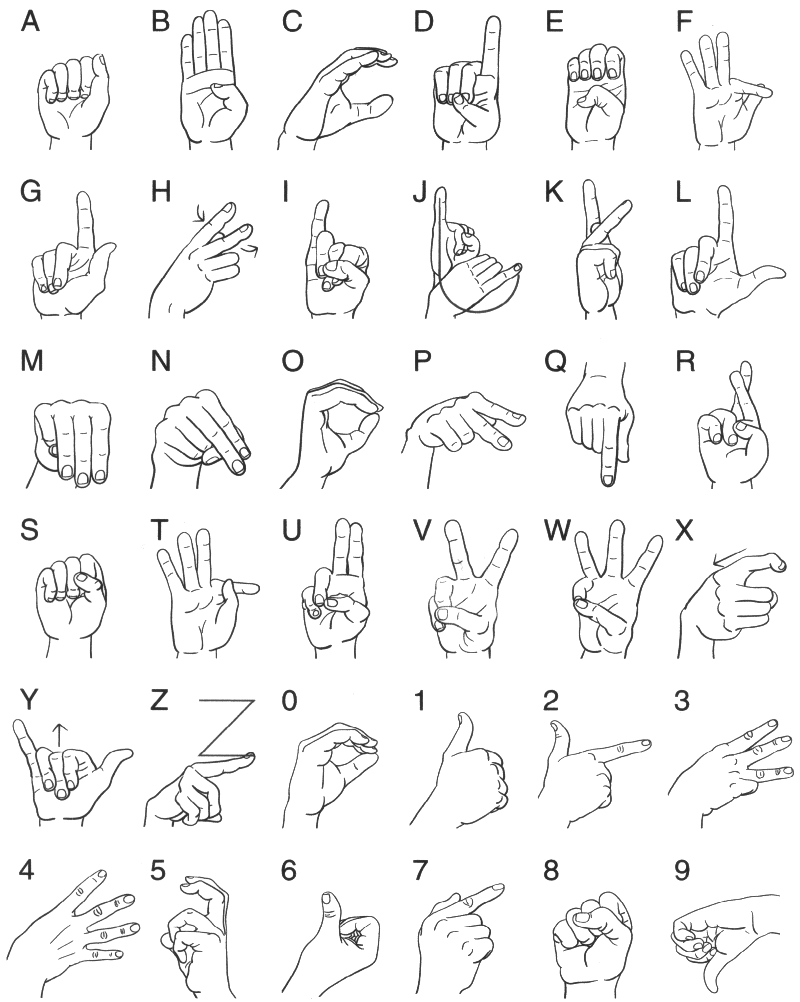
#> input picture dataset/alfabeto-libras.jpg, 800 x 1002 px, given in place of the camera
$ python test_roi.py
#> lines starting #> are read from the running program, lines starting #| are printed output that depends on the picture; after the words box and inside, x2 and y2 are one past the last pixel; in counts of white or black regions, pixels touching at a corner belong together
import numpy as np
import cv2

ESC = 27
cap_region_x_begin = 0.6  # start point/total width
cap_region_y_end = 0.8  # start point/total width

# open web cam
camera = cv2.VideoCapture(0)

while camera.isOpened():
    ret, frame = camera.read()
#> frame is the input picture: shape (1002, 800, 3); min 32, max 255, mean 244.8
    frame = cv2.flip(frame, 1) #flip the frame horizontally
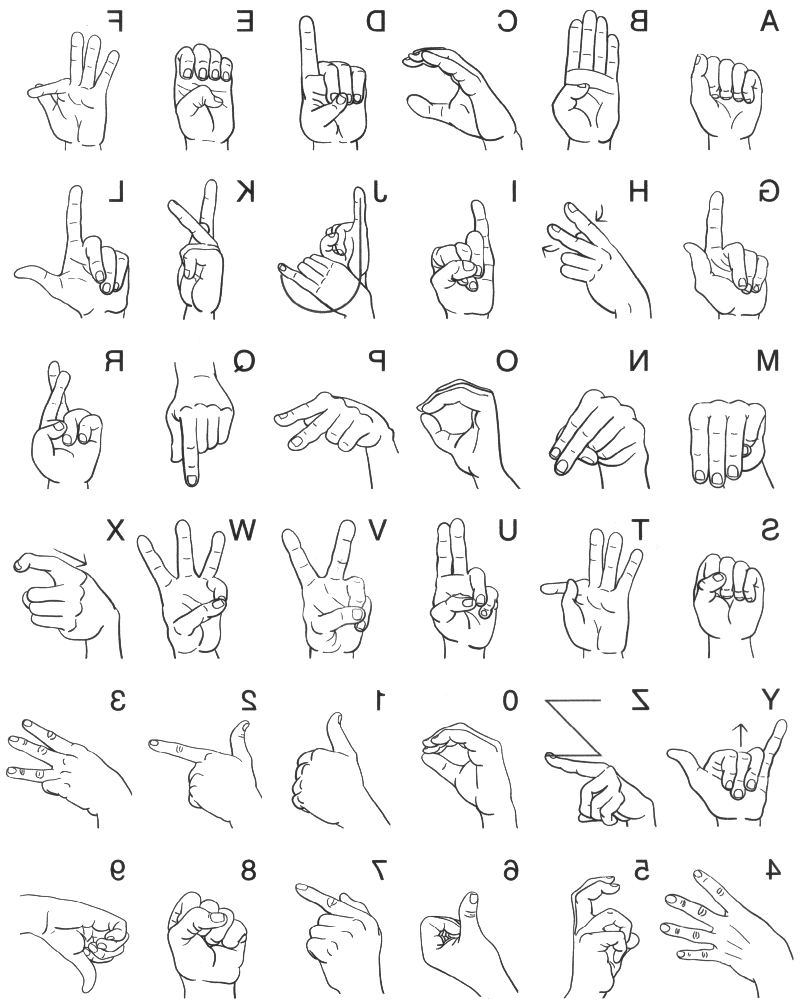
#> frame: shape (1002, 800, 3); min 32, max 255, mean 244.8

   # REGION OF INTEREST - ROI
   # cv2.rectangle(img, (x1, y1), (x2, y2), color)
    cv2.rectangle(frame,(int(cap_region_x_begin * frame.shape[1]),10), (frame.shape[1],int(cap_region_y_end * frame.shape[0])), (122, 10, 100))
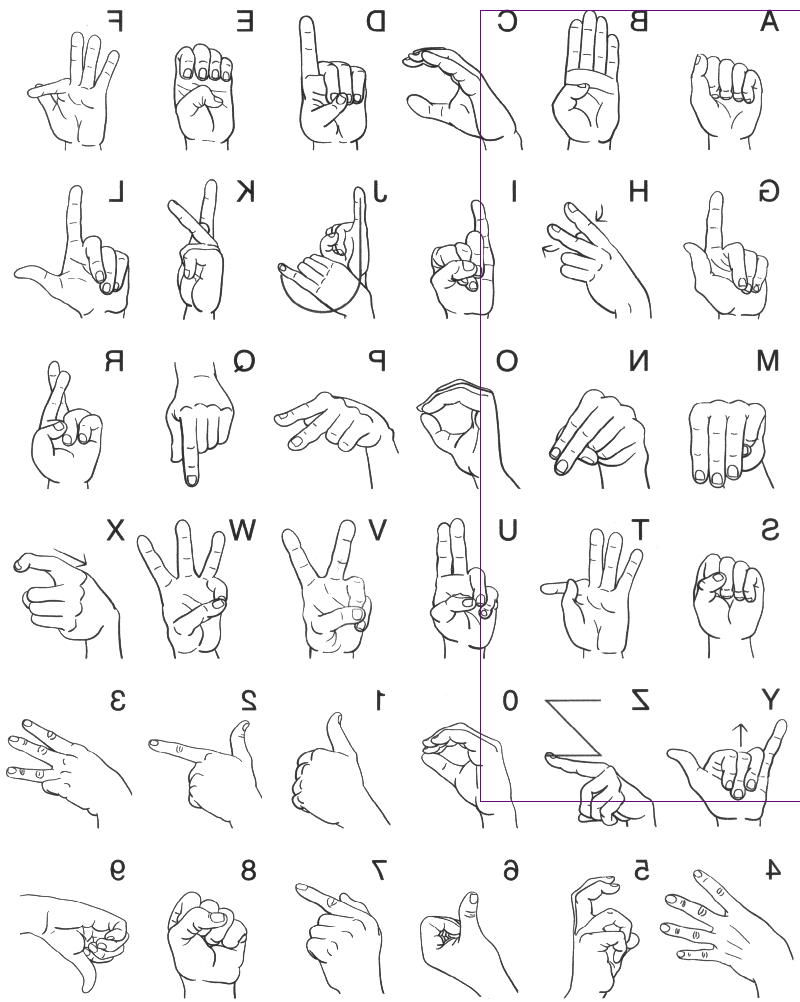
#> frame: shape (1002, 800, 3); 0.18% of pixels changed, all inside (x1, y1, x2, y2) = (480, 10, 800, 802)


    roi = frame[10:int(cap_region_y_end * frame.shape[0]),
                    int(cap_region_x_begin * frame.shape[1]):frame.shape[1]]
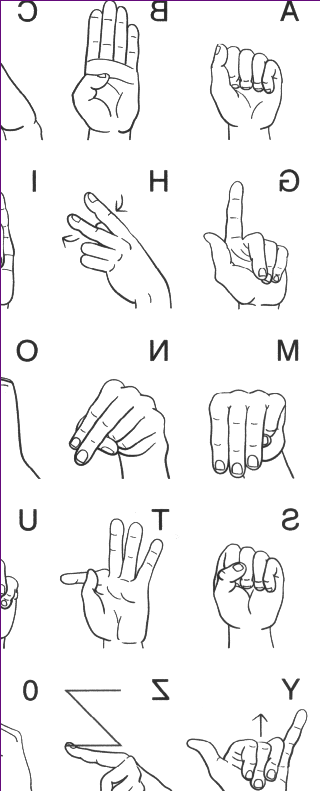
#> roi: shape (791, 320, 3); mean B, G, R 243.8, 243.3, 243.7

    imgGray = cv2.cvtColor(roi, cv2.COLOR_BGR2GRAY)
    imgContours = np.zeros(roi.shape, np.uint8)
    ret, thresh = cv2.threshold(imgGray, 127,255,0)
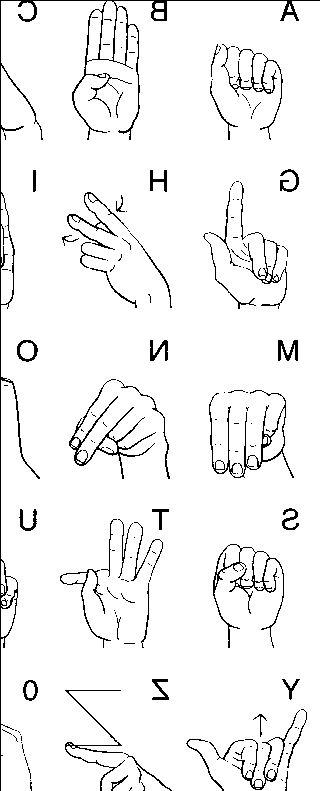
#> thresh: shape (791, 320); 94.9% white; black in thin lines or dots
    contours, hierarchy = cv2.findContours(thresh, cv2.RETR_TREE, cv2.CHAIN_APPROX_SIMPLE)
#> contours = 699 contours, 599 with area under 20; largest, box (x1, y1, x2, y2) and area: (1, 1, 320, 791) 248456, (70, 405, 154, 480) 1054, (255, 396, 295, 479) 598, (228, 553, 283, 595) 542, (71, 9, 108, 141) 472

    for cnt in contours:
        color = np.random.randint(0, 255,(3)).tolist()
        cv2.drawContours(imgContours,[cnt],0,color,2)
#> this loop made 699 passes
#> color on passes 1 to 3: [172, 47, 117], [192, 67, 251], [195, 103, 9]
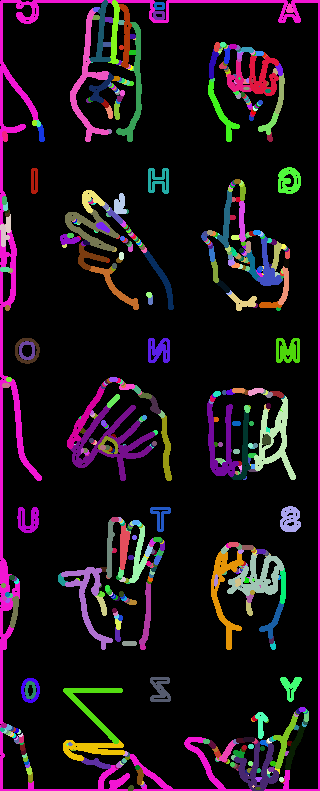
#> imgContours: shape (791, 320, 3); mean of channels 0, 1, 2 26.5, 19.3, 29.3; drawn as B, G, R


    cv2.imshow('WEBCAM', frame) #origin
    cv2.imshow('roi', roi) #region of interest
    cv2.imshow('contours', imgContours) # roi - contours


    if cv2.waitKey(1) == ESC:
#> (key Esc is pressed here)
        break
